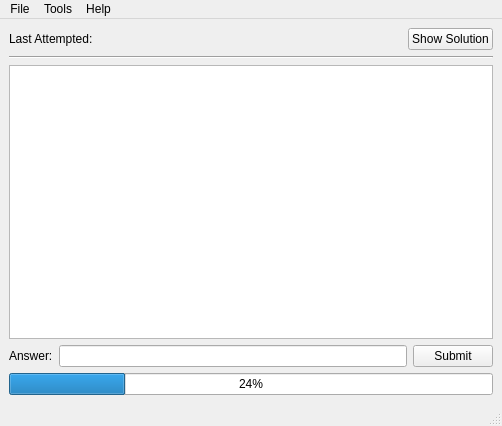
<?xml version="1.0" encoding="UTF-8"?>
<ui version="4.0">
 <class>MainWindow</class>
 <widget class="QMainWindow" name="MainWindow">
  <property name="geometry">
   <rect>
    <x>0</x>
    <y>0</y>
    <width>502</width>
    <height>426</height>
   </rect>
  </property>
  <property name="windowTitle">
   <string>Infini-Study</string>
  </property>
  <widget class="QWidget" name="centralwidget">
   <layout class="QGridLayout" name="gridLayout">
    <item row="1" column="1">
     <layout class="QHBoxLayout" name="statusBar">
      <item>
       <widget class="QLabel" name="lastAttemptLabel">
        <property name="text">
         <string>Last Attempted:</string>
        </property>
       </widget>
      </item>
      <item>
       <spacer name="spacer">
        <property name="orientation">
         <enum>Qt::Horizontal</enum>
        </property>
        <property name="sizeHint" stdset="0">
         <size>
          <width>40</width>
          <height>20</height>
         </size>
        </property>
       </spacer>
      </item>
      <item>
       <widget class="QPushButton" name="showSolButton">
        <property name="minimumSize">
         <size>
          <width>0</width>
          <height>0</height>
         </size>
        </property>
        <property name="maximumSize">
         <size>
          <width>250</width>
          <height>16777215</height>
         </size>
        </property>
        <property name="text">
         <string>Show Solution</string>
        </property>
       </widget>
      </item>
     </layout>
    </item>
    <item row="4" column="1">
     <layout class="QHBoxLayout" name="submitBar">
      <item>
       <widget class="QLabel" name="answerLabel">
        <property name="text">
         <string>Answer:</string>
        </property>
       </widget>
      </item>
      <item>
       <widget class="QLineEdit" name="answerInput"/>
      </item>
      <item>
       <widget class="QPushButton" name="submitButton">
        <property name="text">
         <string>Submit</string>
        </property>
       </widget>
      </item>
     </layout>
    </item>
    <item row="3" column="1">
     <widget class="QTextBrowser" name="questionText"/>
    </item>
    <item row="5" column="1">
     <widget class="QProgressBar" name="studyProgressBar">
      <property name="value">
       <number>24</number>
      </property>
     </widget>
    </item>
    <item row="2" column="1">
     <widget class="Line" name="line">
      <property name="orientation">
       <enum>Qt::Horizontal</enum>
      </property>
     </widget>
    </item>
   </layout>
  </widget>
  <widget class="QStatusBar" name="statusbar"/>
  <widget class="QMenuBar" name="menubar">
   <property name="geometry">
    <rect>
     <x>0</x>
     <y>0</y>
     <width>502</width>
     <height>22</height>
    </rect>
   </property>
   <widget class="QMenu" name="menuFile">
    <property name="title">
     <string>File</string>
    </property>
    <addaction name="actionNew"/>
    <addaction name="actionOpen"/>
    <addaction name="actionSave"/>
    <addaction name="actionClose"/>
   </widget>
   <widget class="QMenu" name="menuTools">
    <property name="title">
     <string>Tools</string>
    </property>
    <addaction name="actionAddQuestion"/>
    <addaction name="actionEdit"/>
   </widget>
   <widget class="QMenu" name="menuHelp">
    <property name="title">
     <string>Help</string>
    </property>
    <addaction name="actionAbout"/>
   </widget>
   <addaction name="menuFile"/>
   <addaction name="menuTools"/>
   <addaction name="menuHelp"/>
  </widget>
  <action name="actionOpen">
   <property name="text">
    <string>Open</string>
   </property>
  </action>
  <action name="actionSave">
   <property name="text">
    <string>Save</string>
   </property>
  </action>
  <action name="actionClose">
   <property name="text">
    <string>Close</string>
   </property>
  </action>
  <action name="actionNew">
   <property name="text">
    <string>New</string>
   </property>
  </action>
  <action name="actionAdd">
   <property name="text">
    <string>Add</string>
   </property>
  </action>
  <action name="actionStudy">
   <property name="text">
    <string>Study</string>
   </property>
  </action>
  <action name="actionAddQuestion">
   <property name="text">
    <string>Add</string>
   </property>
  </action>
  <action name="actionEdit">
   <property name="text">
    <string>Edit</string>
   </property>
  </action>
  <action name="actionAbout">
   <property name="text">
    <string>About</string>
   </property>
  </action>
 </widget>
 <resources/>
 <connections/>
</ui>
